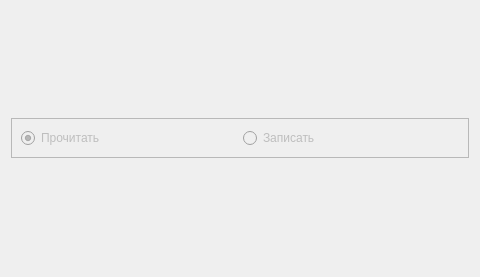
      <widget class="QWidget" name="tab_config">
       <property name="enabled">
        <bool>false</bool>
       </property>
       <property name="minimumSize">
        <size>
         <width>480</width>
         <height>277</height>
        </size>
       </property>
       <property name="maximumSize">
        <size>
         <width>10000</width>
         <height>277</height>
        </size>
       </property>
       <attribute name="title">
        <string notr="true">Конфигурация</string>
       </attribute>
       <layout class="QVBoxLayout" name="verticalLayout_16">
        <item>
         <layout class="QVBoxLayout" name="tconfig_vbox">
          <item>
           <widget class="QFrame" name="tconfig_frm_oper">
            <property name="maximumSize">
             <size>
              <width>16777215</width>
              <height>40</height>
             </size>
            </property>
            <property name="frameShape">
             <enum>QFrame::StyledPanel</enum>
            </property>
            <property name="frameShadow">
             <enum>QFrame::Raised</enum>
            </property>
            <layout class="QHBoxLayout" name="horizontalLayout_8">
             <item>
              <widget class="QRadioButton" name="tconfig_rbtn_read">
               <property name="maximumSize">
                <size>
                 <width>16777215</width>
                 <height>23</height>
                </size>
               </property>
               <property name="text">
                <string notr="true">Прочитать</string>
               </property>
               <property name="checked">
                <bool>true</bool>
               </property>
              </widget>
             </item>
             <item>
              <widget class="QRadioButton" name="tconfig_rbtn_write">
               <property name="maximumSize">
                <size>
                 <width>16777215</width>
                 <height>23</height>
                </size>
               </property>
               <property name="text">
                <string notr="true">Записать</string>
               </property>
              </widget>
             </item>
            </layout>
           </widget>
          </item>
         </layout>
        </item>
       </layout>
      </widget>
